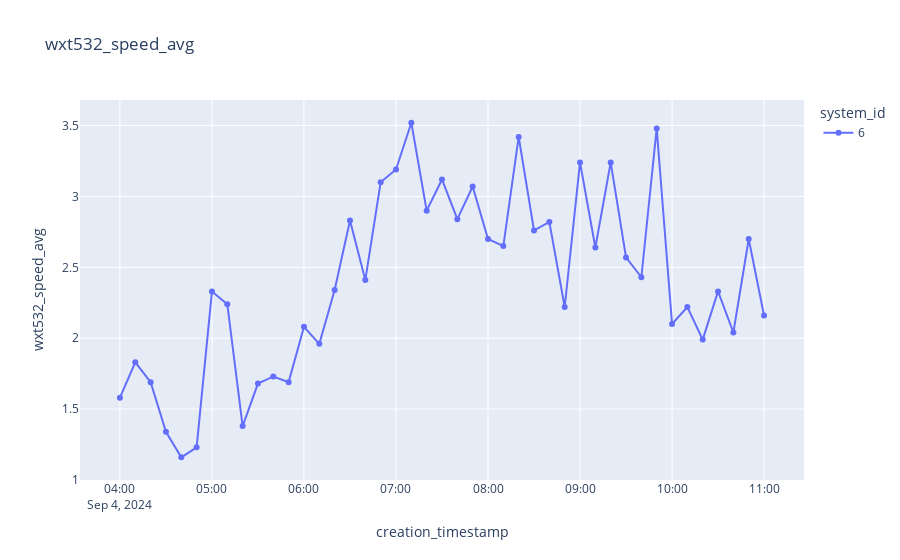

Notebook code for this chart:
### Code cell
plot_sensor_measurement(df,sensor_id=sensor_id,col_name="wxt532_speed_avg",filter=filter)
